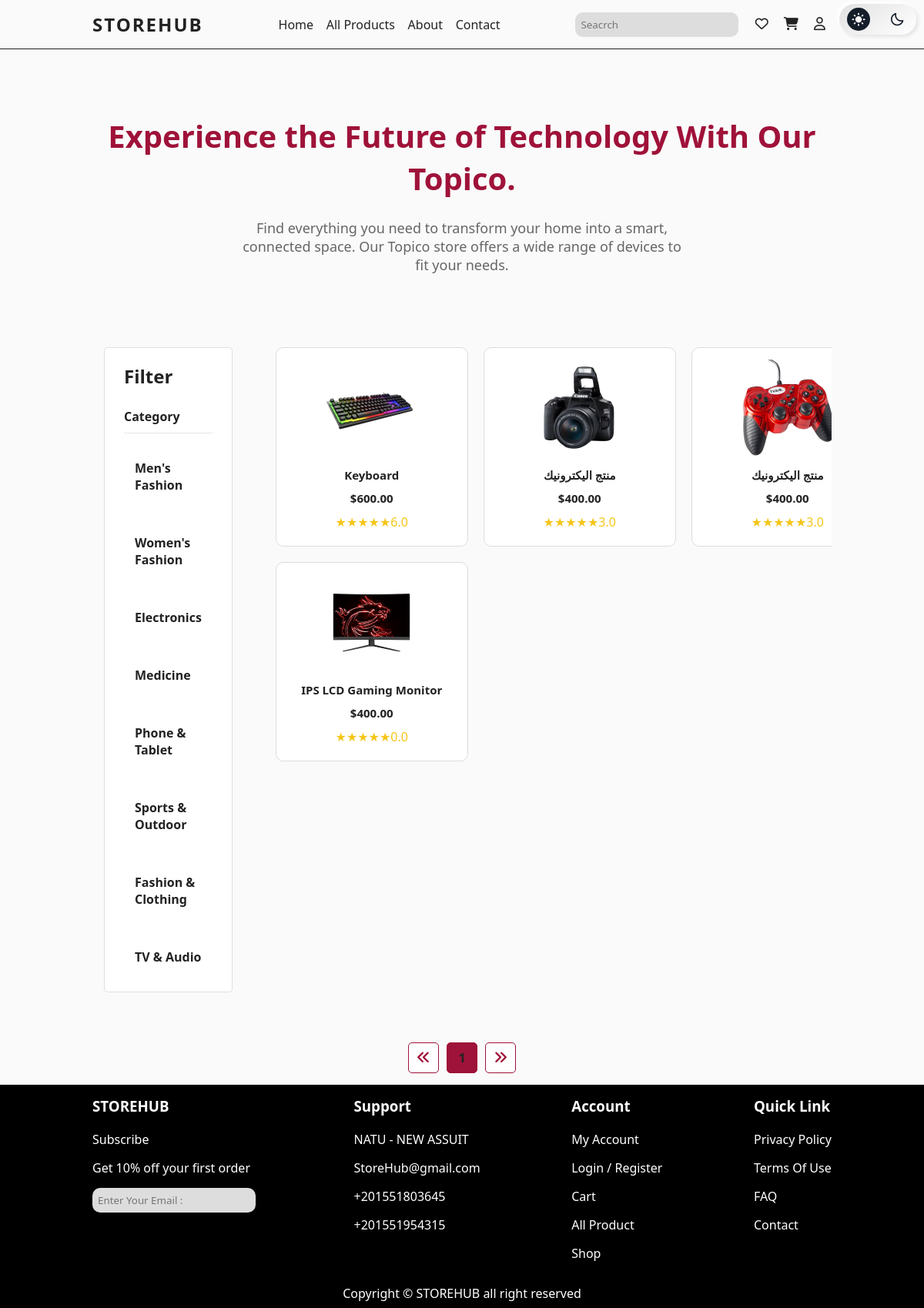
Before: /allproducts/?category=Electronics with the older database file.
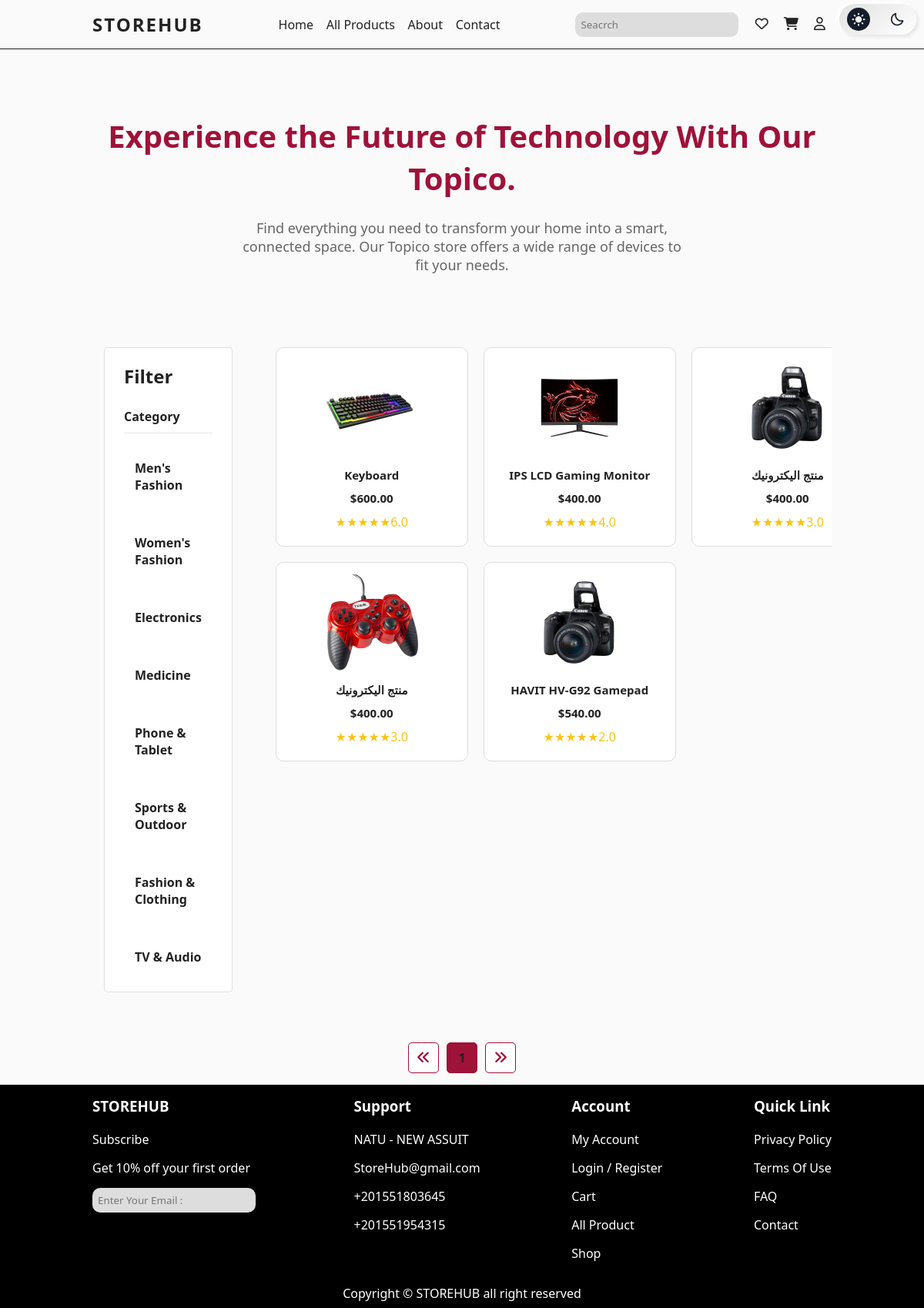
After: the same page with the newer database file.
### pages/models.py (models this page shows, shortened)
class Category(models.Model):
    name = models.CharField(max_length=50, unique=True, verbose_name="التصنيف")
    class Meta:
        verbose_name = "تصنيف"
        verbose_name_plural = "تصنيفات"

class Product(models.Model):
    name = models.CharField(max_length=255, verbose_name="اسم المنتج", blank=True, null=True, default="منتج بدون اسم")
    price = models.DecimalField(max_digits=10, decimal_places=2, verbose_name="السعر", default=0.00)
    saler = models.ForeignKey(User, on_delete=models.CASCADE, related_name='products', null=True, blank=True)
    image = models.ImageField(upload_to='products/', default='default.jpg', verbose_name="صورة المنتج", blank=True, null=True)
    color = models.CharField(max_length=50, verbose_name="اللون", blank=True, null=True)
    likes = models.ManyToManyField(User, related_name='product_likes', blank=True, verbose_name="اللايكات")
    color = models.CharField(max_length=50, choices=[
        ('red', 'Red'),
        ('green', 'Green'),
        ('yellow', 'Yellow'),
        ('blue', 'Blue'),
        ('orangered', 'OrangeRed'),
        ('black', 'Black')],
        default="black", verbose_name="اللون")
    category = models.ForeignKey(Category, on_delete=models.SET_NULL, null=True, blank=True, verbose_name="التصنيف")
    rating = models.FloatField(default=0, verbose_name="التقييم")
    class Meta:
        verbose_name = "منتج"
        verbose_name_plural = "منتجات"
    class Meta:
        verbose_name = "منتج"
        verbose_name_plural = "منتجات"
        ordering = ['-rating']

### pages/views.py (the view)
# urls.py: path('allproducts/' ,views.allproducts, name='allproducts'),
def allproducts(request):
    categories = Category.objects.all()
    colors = ['red', 'green', 'yellow', 'blue', 'orangered', 'black']
    products = Product.objects.all()
    selected_category = request.GET.get('category')
    selected_color = request.GET.get('color')
    filters = Q()
    if selected_category:
        filters &= Q(category__name=selected_category)
    if selected_color:
        filters &= Q(color=selected_color)
    if filters:
        products = products.filter(filters)
    paginator = Paginator(products, 9)
    page_number = request.GET.get('page')
    page_obj = paginator.get_page(page_number)
    context = {
        'categories': categories,
        'colors': colors,
        'products': page_obj.object_list,
        'page_obj': page_obj,
    }
    return render(request, 'pages/allproduct.html', context)

### pages/templates/pages/allproduct.html (shortened to what this page needs)
{% extends 'pages/base.html' %}
{% block content %}
{% load static %}
<head>
  <link rel="stylesheet" href="{% static 'css/style.css' %}" />
  <link rel="stylesheet" href="https://cdnjs.cloudflare.com/ajax/libs/font-awesome/6.7.2/css/all.min.css"
 />
  <link href="https://unpkg.com/boxicons@2.1.2/css/boxicons.min.css" rel="stylesheet" />
  <link rel="stylesheet" href="https://unpkg.com/swiper/swiper-bundle.min.css" />
</head>
<body class="light">
         <section class="top_page">
      <div class="container">
        <h1>Experience the Future of Technology With Our Topico.</h1>
        <p>
          Find everything you need to transform your home into a smart, connected space. Our Topico store offers a wide
          range of devices to fit your needs.
        </p>
      </div>
    </section>
    <section class="allproduct">
      <div class="container">
        <div class="filter">
          <h2>Filter</h2>
          <div class="filter_item">
              <h4>Category</h4>
              <div class="content">
                  {% for category in categories %}
                      <div class="item"><a href="?category={{ category.name }}">{{ category.name }}</a></div>
                  {% endfor %}
              </div>
          </div>
      </div>
          <div id="products-container" class="products_dev">
            {% for product in products %}
            <div class="product-card" id="product-{{ product.id }}">
                <img src="{{ product.image.url }}" alt="{{ product.name }}" class="product-image" onclick="window.location.href='/product/{{ product.id }}/'" />
                <h3 class="product-title">{{ product.name }}</h3>
                <h3 class="product-title">${{ product.price }}</h3>
                <div class="rating">★★★★★{{ product.rating }}</div>
            </div>
        {% endfor %}
          </div>
      </div>
      <div class="pagination">
        {% if page_obj.has_previous %}
            <button class="pagination-btn" title="Previous Page" onclick="window.location.href='?page={{ page_obj.previous_page_number }}'">
                <i class="fas fa-angle-double-left"></i>
            </button>
        {% else %}
            <button class="pagination-btn disabled" title="Previous Page" disabled>
                <i class="fas fa-angle-double-left"></i>
            </button>
        {% endif %}
        {% for num in page_obj.paginator.page_range %}
            <button class="pagination-number {% if page_obj.number == num %}active{% endif %}" onclick="window.location.href='?page={{ num }}'">
                {{ num }}
            </button>
        {% endfor %}
        {% if page_obj.has_next %}
            <button class="pagination-btn" title="Next Page" onclick="window.location.href='?page={{ page_obj.next_page_number }}'">
                <i class="fas fa-angle-double-right"></i>
            </button>
        {% else %}
            <button class="pagination-btn disabled" title="Next Page" disabled>
                <i class="fas fa-angle-double-right"></i>
            </button>
        {% endif %}
    </div>
  </section>
</body>
</html>
{% endblock %}

Changed rows visible on the page:
changed Product "IPS LCD Gaming Monitor": rating "0.0" → "4.0"; moves up the list
now on this page (row edited): Product: image (picture), name "HAVIT HV-G92 Gamepad", price "540.00", rating "2.0"
